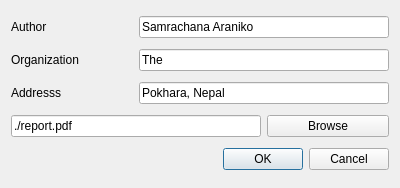
<?xml version="1.0" encoding="UTF-8"?>
<ui version="4.0">
 <class>Dialog</class>
 <widget class="QDialog" name="Dialog">
  <property name="geometry">
   <rect>
    <x>0</x>
    <y>0</y>
    <width>400</width>
    <height>188</height>
   </rect>
  </property>
  <property name="windowTitle">
   <string>Generate Report</string>
  </property>
  <layout class="QGridLayout" name="gridLayout">
   <item row="0" column="0">
    <widget class="QLabel" name="label">
     <property name="text">
      <string>Author</string>
     </property>
    </widget>
   </item>
   <item row="0" column="1" colspan="2">
    <widget class="QLineEdit" name="author">
     <property name="text">
      <string>Samrachana Araniko</string>
     </property>
     <property name="maxLength">
      <number>50</number>
     </property>
    </widget>
   </item>
   <item row="1" column="0">
    <widget class="QLabel" name="label_2">
     <property name="text">
      <string>Organization</string>
     </property>
    </widget>
   </item>
   <item row="1" column="1" colspan="2">
    <widget class="QLineEdit" name="organization">
     <property name="text">
      <string>The</string>
     </property>
     <property name="maxLength">
      <number>50</number>
     </property>
    </widget>
   </item>
   <item row="2" column="0">
    <widget class="QLabel" name="label_3">
     <property name="text">
      <string>Addresss</string>
     </property>
    </widget>
   </item>
   <item row="2" column="1" colspan="2">
    <widget class="QLineEdit" name="address">
     <property name="text">
      <string>Pokhara, Nepal</string>
     </property>
     <property name="maxLength">
      <number>50</number>
     </property>
    </widget>
   </item>
   <item row="3" column="0" colspan="2">
    <widget class="QLineEdit" name="filePath">
     <property name="text">
      <string>./report.pdf</string>
     </property>
    </widget>
   </item>
   <item row="3" column="2">
    <widget class="QPushButton" name="Browse">
     <property name="text">
      <string>Browse</string>
     </property>
    </widget>
   </item>
   <item row="4" column="0" colspan="3">
    <widget class="QDialogButtonBox" name="buttonBox">
     <property name="orientation">
      <enum>Qt::Horizontal</enum>
     </property>
     <property name="standardButtons">
      <set>QDialogButtonBox::Cancel|QDialogButtonBox::Ok</set>
     </property>
    </widget>
   </item>
  </layout>
 </widget>
 <resources/>
 <connections>
  <connection>
   <sender>buttonBox</sender>
   <signal>accepted()</signal>
   <receiver>Dialog</receiver>
   <slot>accept()</slot>
   <hints>
    <hint type="sourcelabel">
     <x>229</x>
     <y>162</y>
    </hint>
    <hint type="destinationlabel">
     <x>157</x>
     <y>189</y>
    </hint>
   </hints>
  </connection>
  <connection>
   <sender>buttonBox</sender>
   <signal>rejected()</signal>
   <receiver>Dialog</receiver>
   <slot>reject()</slot>
   <hints>
    <hint type="sourcelabel">
     <x>297</x>
     <y>168</y>
    </hint>
    <hint type="destinationlabel">
     <x>286</x>
     <y>189</y>
    </hint>
   </hints>
  </connection>
 </connections>
</ui>
